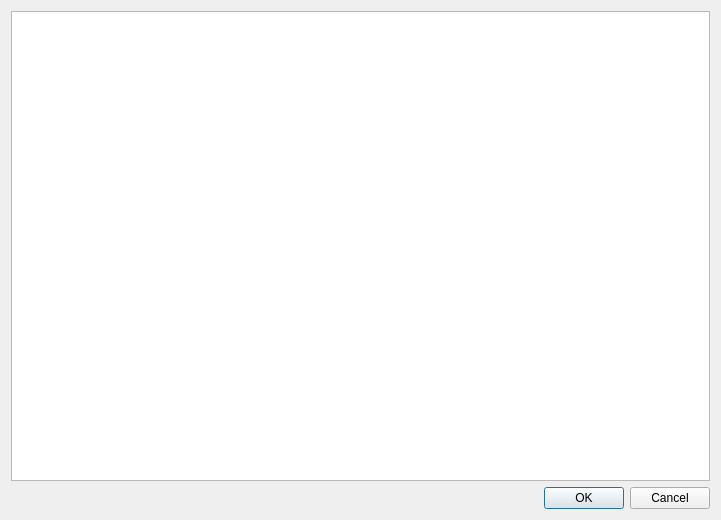
<?xml version="1.0" encoding="UTF-8"?>
<ui version="4.0">
 <class>DetailDialog</class>
 <widget class="QDialog" name="DetailDialog">
  <property name="geometry">
   <rect>
    <x>0</x>
    <y>0</y>
    <width>721</width>
    <height>520</height>
   </rect>
  </property>
  <property name="windowTitle">
   <string>Dialog</string>
  </property>
  <layout class="QGridLayout" name="gridLayout">
   <item row="0" column="0">
    <widget class="QTextBrowser" name="textBrowser"/>
   </item>
   <item row="1" column="0">
    <widget class="QDialogButtonBox" name="buttonBox">
     <property name="orientation">
      <enum>Qt::Horizontal</enum>
     </property>
     <property name="standardButtons">
      <set>QDialogButtonBox::Cancel|QDialogButtonBox::Ok</set>
     </property>
    </widget>
   </item>
  </layout>
 </widget>
 <resources/>
 <connections>
  <connection>
   <sender>buttonBox</sender>
   <signal>accepted()</signal>
   <receiver>DetailDialog</receiver>
   <slot>accept()</slot>
   <hints>
    <hint type="sourcelabel">
     <x>248</x>
     <y>254</y>
    </hint>
    <hint type="destinationlabel">
     <x>157</x>
     <y>274</y>
    </hint>
   </hints>
  </connection>
  <connection>
   <sender>buttonBox</sender>
   <signal>rejected()</signal>
   <receiver>DetailDialog</receiver>
   <slot>reject()</slot>
   <hints>
    <hint type="sourcelabel">
     <x>316</x>
     <y>260</y>
    </hint>
    <hint type="destinationlabel">
     <x>286</x>
     <y>274</y>
    </hint>
   </hints>
  </connection>
 </connections>
</ui>
